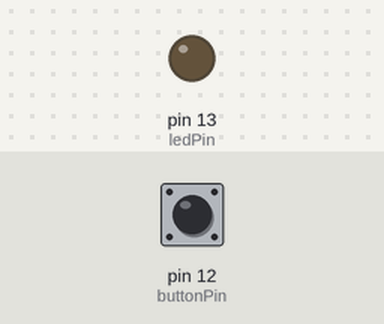
This sketch was run on a simulated Arduino Uno, built with avr-gcc and run on an emulated ATmega328P. Shown: output pins drawn as LEDs (lit = HIGH). Inputs (shaded band) come from the test bench; at power-on: pin 12 (buttonPin) LOW.

Above: at 1.2 s.
1.3 s: pin 12 (buttonPin) pulled HIGH for 0.15 s
At 1.37 s:
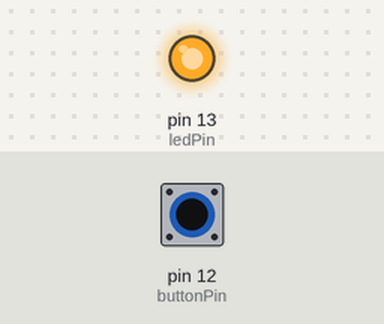
2.9 s: pin 12 (buttonPin) pulled HIGH for 3.2 s
At 7.5 s:
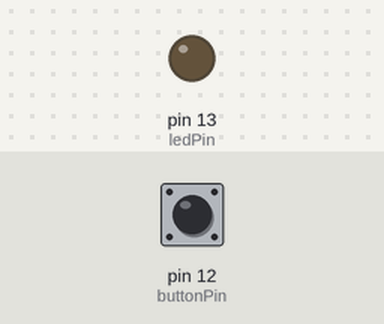
Timing chart, 0 to 9.0 s (numbered marks = the images above; inputs shaded):
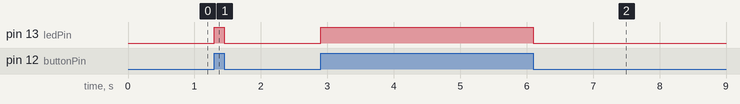

Measured:
- after the input at 1.3 s, pin 13 (ledPin): LOW → HIGH at once, → LOW 0.15 s later
- after the input at 2.9 s, pin 13 (ledPin): LOW → HIGH at once, → LOW 3.2 s later

The sketch:

l1.ino
```cpp
const int buttonPin = 12;
const int ledPin = 13;
int buttonState = 0;

void setup()
{
  pinMode(buttonPin, INPUT);
  pinMode(ledPin, OUTPUT);
}

void loop()
{
  buttonState = digitalRead(buttonPin);
  if (buttonState == HIGH)
  {
    digitalWrite(ledPin, HIGH);
  }
  else
  {
    digitalWrite(ledPin, LOW);
  }
}
```
